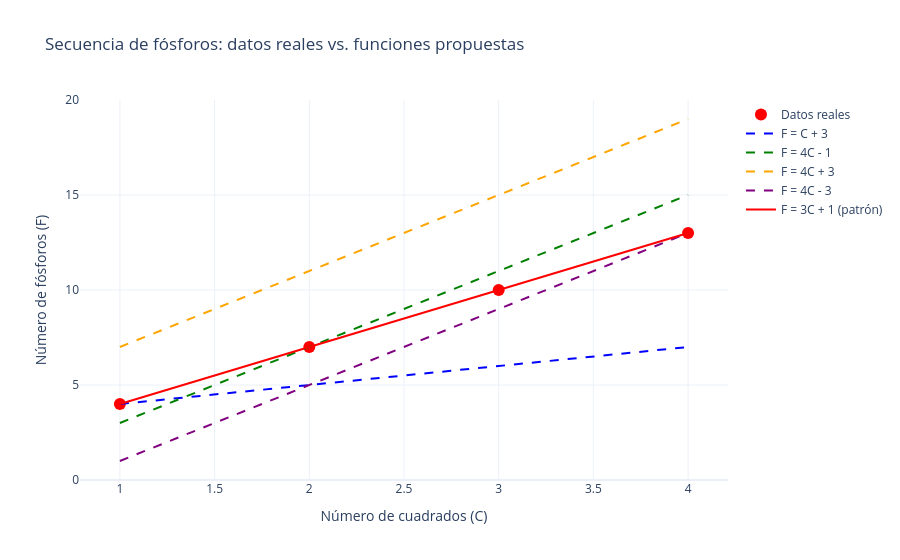

Here is the notebook cell this chart was saved with:
### Code cell
# Visualización con plotly
fig = go.Figure()

fig.add_trace(go.Scatter(x=C_real, y=F_real, mode='markers', 
                         marker=dict(size=12, color='red'),
                         name='Datos reales'))

C_cont = np.linspace(1, 4, 100)
funciones = {
    'F = C + 3': opcion_a,
    'F = 4C - 1': opcion_b,
    'F = 4C + 3': opcion_c,
    'F = 4C - 3': opcion_d,
    'F = 3C + 1 (patrón)': lambda x: 3*x + 1
}

colors = ['blue', 'green', 'orange', 'purple', 'red']
for (nombre, func), color in zip(funciones.items(), colors):
    fig.add_trace(go.Scatter(x=C_cont, y=func(C_cont), mode='lines',
                            name=nombre, line=dict(color=color, dash='dash' if nombre != 'F = 3C + 1 (patrón)' else 'solid')))

fig.update_layout(
    title='Secuencia de fósforos: datos reales vs. funciones propuestas',
    xaxis_title='Número de cuadrados (C)',
    yaxis_title='Número de fósforos (F)',
    template='plotly_white'
)

fig.show()
fig.write_image(r"C:\Users\marco\Downloads\secuencia_fosforos.png")
